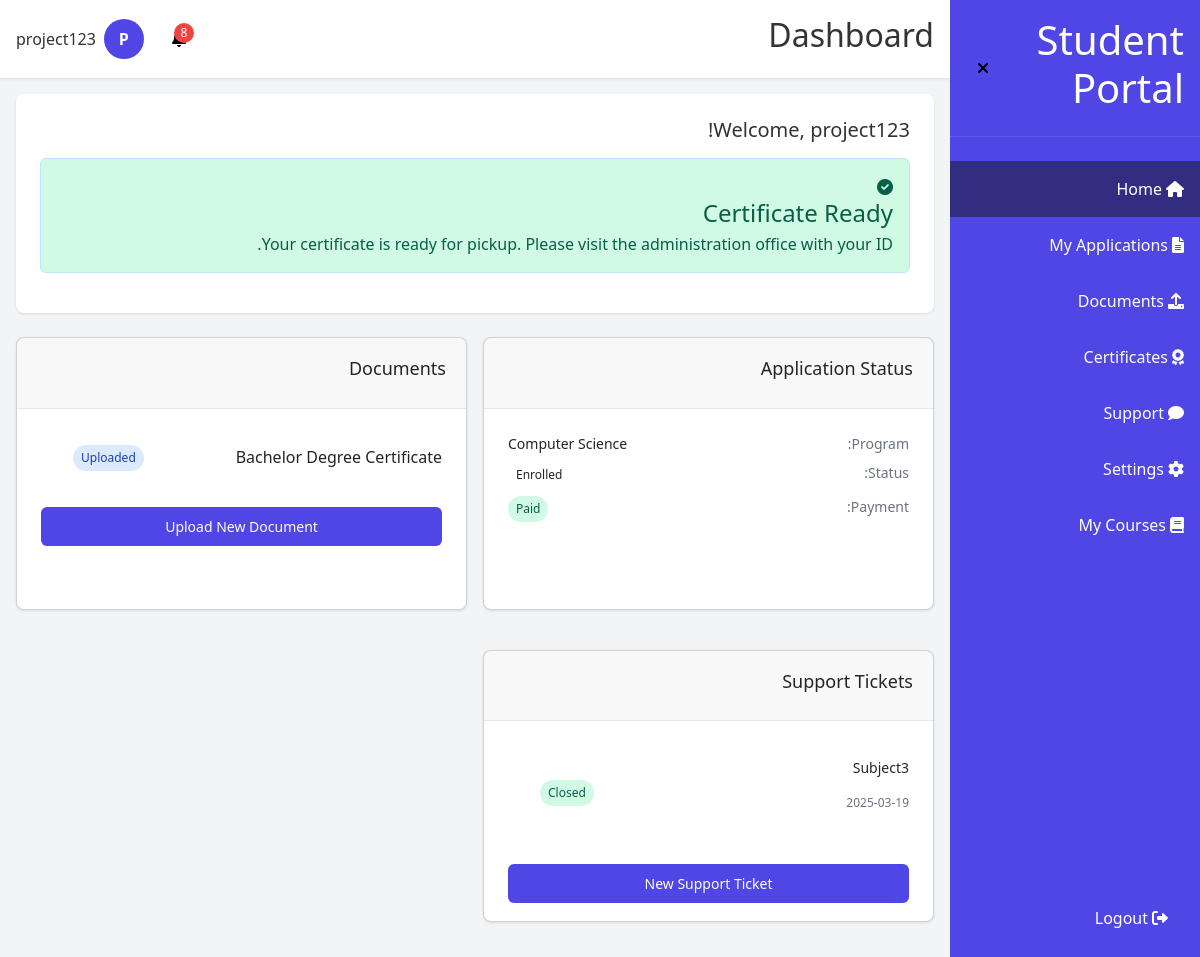
Screenshot of /student/dashboard (signed in) with the database file from the repository.
### models.py (models this page shows, shortened)
class User(db.Model, UserMixin):
    __tablename__ = 'user'
    __table_args__ = {'extend_existing': True}
    id = db.Column(db.Integer, primary_key=True)
    email = db.Column(db.String(120), unique=True, nullable=False)
    password_hash = db.Column(db.String(128), nullable=False)
    full_name = db.Column(db.String(100), nullable=False)
    phone = db.Column(db.String(20), nullable=True)
    nationality = db.Column(db.String(50), nullable=True)
    education = db.Column(db.String(50), nullable=True)
    role = db.Column(db.String(20), default='student')
    created_at = db.Column(db.DateTime, default=datetime.utcnow)
    applications = db.relationship('Application', backref='user', lazy=True)
    documents = db.relationship('Document', backref='user', lazy=True)
    certificates = db.relationship('Certificate', backref='user', lazy=True)
    tickets = db.relationship('Ticket', backref='user', lazy=True)
    notifications = db.relationship('Notification', backref='user', lazy=True)
    def is_admin(self):
        return self.role == 'admin'

class Application(db.Model):
    __tablename__ = 'application'
    __table_args__ = {'extend_existing': True}
    id = db.Column(db.Integer, primary_key=True)
    app_id = db.Column(db.String(20), unique=True, nullable=False)
    user_id = db.Column(db.Integer, db.ForeignKey('user.id'), nullable=False)
    program = db.Column(db.String(100), nullable=False)
    program_id = db.Column(db.Integer, db.ForeignKey('program.id'), nullable=True)
    status = db.Column(db.String(50), default='Pending Review')
    payment_status = db.Column(db.String(20), default='Pending')
    date_submitted = db.Column(db.DateTime, default=datetime.utcnow)

class Document(db.Model):
    __tablename__ = 'document'
    __table_args__ = {'extend_existing': True}
    id = db.Column(db.Integer, primary_key=True)
    user_id = db.Column(db.Integer, db.ForeignKey('user.id'), nullable=False)
    application_id = db.Column(db.Integer, db.ForeignKey('application.id'), nullable=True)
    name = db.Column(db.String(100), nullable=False)
    file_path = db.Column(db.String(255), nullable=False)
    status = db.Column(db.String(20), default='Uploaded')
    uploaded_at = db.Column(db.DateTime, default=datetime.utcnow)

class Ticket(db.Model):
    __tablename__ = 'ticket'
    __table_args__ = {'extend_existing': True}
    id = db.Column(db.Integer, primary_key=True)
    ticket_id = db.Column(db.String(20), unique=True, nullable=False)
    user_id = db.Column(db.Integer, db.ForeignKey('user.id'), nullable=False)
    subject = db.Column(db.String(100), nullable=False)
    status = db.Column(db.String(20), default='Open')
    created_at = db.Column(db.DateTime, default=datetime.utcnow)
    messages = db.relationship('TicketMessage', backref='ticket', lazy=True, order_by='TicketMessage.created_at')

### run.py (the view)
@app.route('/student/dashboard')
@login_required
def student_dashboard():
    if current_user.is_admin():
        return redirect(url_for('admin_dashboard'))
    applications = Application.query.filter_by(user_id=current_user.id).all()
    documents = Document.query.filter_by(user_id=current_user.id).all()
    certificates = Certificate.query.filter_by(user_id=current_user.id).all()
    tickets = Ticket.query.filter_by(user_id=current_user.id).all()
    notifications = Notification.query.filter_by(user_id=current_user.id, read=False).order_by(Notification.created_at.desc()).all()
    payment_required = any(app.status == 'Documents Approved' and app.payment_status == 'Pending' for app in applications)
    certificate_ready = any(cert.status == 'Ready for Pickup' for cert in certificates)
    return render_template('student/dashboard.html',
                          applications=applications,
                          documents=documents,
                          certificates=certificates,
                          tickets=tickets,
                          notifications=notifications,
                          payment_required=payment_required,
                          certificate_ready=certificate_ready)

### run.py (called while the page is built)
@login_manager.user_loader
def load_user(user_id):
    return User.query.get(int(user_id))

@app.template_filter('initials')
def initials_filter(name):
    if not name:
        return "UN"
    parts = name.split()
    if len(parts) == 1:
        return parts[0][0].upper()
    else:
        return (parts[0][0] + parts[-1][0]).upper()

@app.template_filter('slice')
def slice_filter(iterable, start, end=None):
    if end is None:
        return iterable[start:]
    return iterable[start:end]

@app.context_processor
def inject_now():
    return {'now': datetime.utcnow()}

@app.context_processor
def utility_processor():
    return {
        'now': datetime.now()
    }

### templates/student/dashboard.html (shortened to what this page needs)
{% extends "student_layout.html" %}
{% block page_title %}Dashboard{% endblock %}
{% block main_content %}
<div class="welcome-card">
    <h3>Welcome, {{ current_user.full_name }}!</h3>
    {% if certificate_ready %}
    <div class="alert success">
        <i class="fas fa-check-circle"></i>
        <div>
            <h4>Certificate Ready</h4>
            <p>Your certificate is ready for pickup. Please visit the administration office with your ID.</p>
        </div>
    </div>
    {% endif %}
</div>
<div class="dashboard-grid">
    <div class="card">
        <div class="card-header">
            <h3>Application Status</h3>
        </div>
        <div class="card-body">
            {% if applications %}
                {% set latest_app = applications|sort(attribute='date_submitted', reverse=true)|first %}
                <div class="info-row">
                    <span class="info-label">Program:</span>
                    <span class="info-value">{{ latest_app.program }}</span>
                </div>
                <div class="info-row">
                    <span class="info-label">Status:</span>
                    <span class="status-badge
                        ">
                        {{ latest_app.status }}
                    </span>
                </div>
                <div class="info-row mb-4">
                    <span class="info-label">Payment:</span>
                    <span class="status-badge
                        {% if latest_app.payment_status == 'Pending' %}yellow
                        {% elif latest_app.payment_status == 'Paid' %}green
                        {% endif %}">
                        {{ latest_app.payment_status }}
                    </span>
                </div>
            {% else %}
                <div class="text-center">
                    <p class="text-muted">No applications found</p>
                    <a href="{{ url_for('student_new_application') }}" class="btn primary mt-3">Apply Now</a>
                </div>
            {% endif %}
        </div>
    </div>
    <div class="card">
        <div class="card-header">
            <h3>Documents</h3>
        </div>
        <div class="card-body">
            {% if documents %}
                <ul class="document-list">
                    {% for document in documents|sort(attribute='uploaded_at', reverse=true)|slice(0, 3) %}
                        <li class="document-item">
                            <span>{{ document.name }}</span>
                            <span class="status-badge
                                {% if document.status == 'Uploaded' %}blue
                                {% elif document.status == 'Verified' %}green
                                {% elif document.status == 'Rejected' %}red
                                {% endif %}">
                                {{ document.status }}
                            </span>
                        </li>
                    {% endfor %}
                </ul>
                <a href="{{ url_for('student_upload_document') }}" class="btn primary full-width mt-4">Upload New Document</a>
            {% else %}
                <div class="text-center">
                    <p class="text-muted">No documents found</p>
                    <a href="{{ url_for('student_upload_document') }}" class="btn primary mt-3">Upload Document</a>
                </div>
            {% endif %}
        </div>
    </div>
    <div class="card">
        <div class="card-header">
            <h3>Support Tickets</h3>
        </div>
        <div class="card-body">
            {% if tickets %}
                <ul class="ticket-list">
                    {% for ticket in tickets|sort(attribute='created_at', reverse=true)|slice(0, 3) %}
                        <li class="ticket-item">
                            <div>
                                <p class="ticket-subject">{{ ticket.subject }}</p>
                                <p class="ticket-date">{{ ticket.created_at.strftime('%Y-%m-%d') }}</p>
                            </div>
                            <span class="status-badge
                                {% if ticket.status == 'Open' %}red
                                {% elif ticket.status == 'In Progress' %}yellow
                                {% elif ticket.status == 'Closed' %}green
                                {% endif %}">
                                {{ ticket.status }}
                            </span>
                        </li>
                    {% endfor %}
                </ul>
                <a href="{{ url_for('student_new_ticket') }}" class="btn primary full-width mt-4">New Support Ticket</a>
            {% else %}
                <div class="text-center">
                    <p class="text-muted">No support tickets</p>
                    <a href="{{ url_for('student_new_ticket') }}" class="btn primary mt-3">Create Ticket</a>
                </div>
            {% endif %}
        </div>
    </div>
</div>
{% endblock %}

### templates/student_layout.html (shortened to what this page needs)
{% extends "base.html" %}
{% block content %}
<div class="dashboard-container">
    <div id="sidebar" class="sidebar">
        <div class="sidebar-header">
            <h1 id="sidebar-title">Student Portal</h1>
            <button id="toggle-sidebar" class="btn-icon">
                <i class="fas fa-times"></i>
            </button>
        </div>
        <nav class="sidebar-nav">
            <a href="{{ url_for('student_dashboard') }}" class="nav-item {% if request.endpoint == 'student_dashboard' %}active{% endif %}">
                <i class="fas fa-home"></i>
                <span class="nav-text">Home</span>
            </a>
            <a href="{{ url_for('student_applications') }}" class="nav-item {% if request.endpoint == 'student_applications' or request.endpoint == 'student_new_application' %}active{% endif %}">
                <i class="fas fa-file-alt"></i>
                <span class="nav-text">My Applications</span>
            </a>
            <a href="{{ url_for('student_documents') }}" class="nav-item {% if request.endpoint == 'student_documents' or request.endpoint == 'student_upload_document' %}active{% endif %}">
                <i class="fas fa-upload"></i>
                <span class="nav-text">Documents</span>
            </a>
            <a href="{{ url_for('student_certificates') }}" class="nav-item {% if request.endpoint == 'student_certificates' or request.endpoint == 'student_request_certificate' %}active{% endif %}">
                <i class="fas fa-award"></i>
                <span class="nav-text">Certificates</span>
            </a>
            <a href="{{ url_for('student_support') }}" class="nav-item {% if request.endpoint == 'student_support' or request.endpoint == 'student_new_ticket' or request.endpoint == 'student_ticket_detail' %}active{% endif %}">
                <i class="fas fa-comment"></i>
                <span class="nav-text">Support</span>
            </a>
            <a href="{{ url_for('student_settings') }}" class="nav-item {% if request.endpoint == 'student_settings' %}active{% endif %}">
                <i class="fas fa-cog"></i>
                <span class="nav-text">Settings</span>
            </a>
            <a href="{{ url_for('student_courses') }}" class="nav-item {% if request.endpoint == 'student_courses' %}active{% endif %}">
                <i class="fas fa-book"></i>
                <span class="nav-text">My Courses</span>
            </a>
        </nav>
        <div class="logout-container">
            <a href="{{ url_for('logout') }}" class="nav-item">
                <i class="fas fa-sign-out-alt"></i>
                <span class="nav-text">Logout</span>
            </a>
        </div>
    </div>
    <div class="main-content">
        <header class="header">
            <div class="header-content">
                <h2 id="page-title">{% block page_title %}Dashboard{% endblock %}</h2>
                <div class="header-actions">
                    <div class="notification-container">
                        <button id="notification-btn" class="btn-icon">
                            {% set unread_notifications = current_user.notifications|selectattr('read', 'equalto', false)|list %}
                            {% if unread_notifications %}
                                <span id="notification-badge" class="notification-badge">{{ unread_notifications|length }}</span>
                            {% endif %}
                        </button>
                    </div>
                    <div class="user-container">
                        <div class="avatar">
                            {{ current_user.full_name|initials }}
                        </div>
                        <span id="user-name" class="user-name">{{ current_user.full_name }}</span>
                    </div>
                </div>
            </div>
        </header>
        <main class="content">
            {% block main_content %}{% endblock %}
        </main>
    </div>
</div>
{% endblock %}

### rows the page displays
User: full_name|initials "P", full_name "project123"
Application: program "Computer Science", status "Enrolled", payment_status "Paid"
Document: name "Bachelor Degree Certificate", status "Uploaded"
Ticket: subject "Subject3", created_at "2025-03-19", status "Closed"

### other values shown
{{ unread_notifications|length }} "8"
